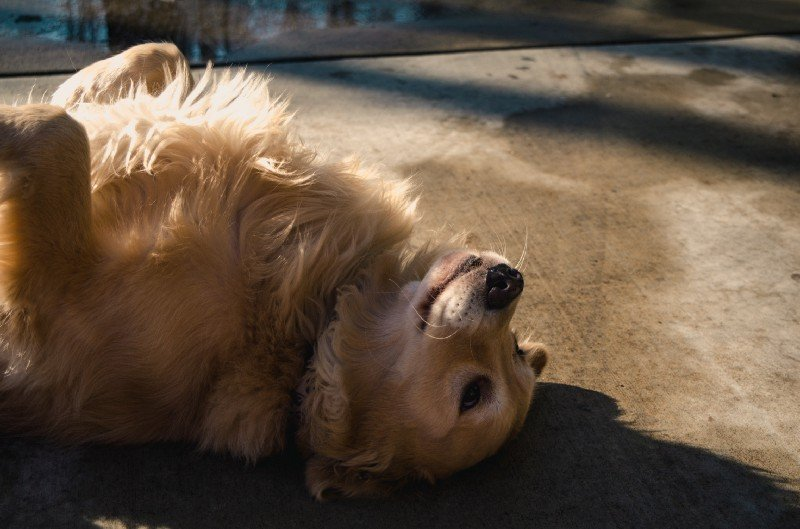
#> input picture images/dog.jpg, 800 x 529 px
$ python practice1_vasiliev_evgenii.py --input ../images/dog.jpg
#> lines starting #> are read from the running program, lines starting #| are printed output that depends on the picture
### src/imagefilter.py
import cv2

class ImageFilter():
    def __init__(self, gray = False, shape = None, crop = None):
        self.gray = gray
        if shape:
            self.shape = shape
        if crop:
            self.crop = crop

    def process_image(self, image):
        #
        # Put your code here, like example
        #
        #if self.shape:
        #    do something
        #
        if self.shape:
            image = cv2.resize(image, dsize = self.shape)

        #width = image.shape[0]
        #image[ : width // 2 , : , : ] = 0


        return image

### samples/practice1_vasiliev_evgenii.py
import sys
import cv2
import logging as log
import argparse

sys.path.append('../src')
from imagefilter import ImageFilter

def build_argparse():
    parser=argparse.ArgumentParser()
    parser.add_argument('-i', '--input', help = 'your input \
            parameter (image, video, etc)', type = str)
    #
    # Add your code here
    #

    return parser

def main():
    log.basicConfig(format="[ %(levelname)s ] %(message)s",
                             level=log.INFO, stream=sys.stdout)
    log.info("Hello image filtering")
    args = build_argparse().parse_args()

    imagePath = args.input

    log.info(imagePath)

    image_source = cv2.imread(imagePath)
#> image_source is the input picture: shape (529, 800, 3); mean B, G, R 66.6, 82.7, 99.4

    log.info(image_source.shape)
#| [ INFO ] (529, 800, 3)

    myfilter = ImageFilter(gray = True, shape = (100, 100))


    image_final = myfilter.process_image(image_source)
#> in process_image, `image = cv2.resize(image, dsize = self.shape)`:
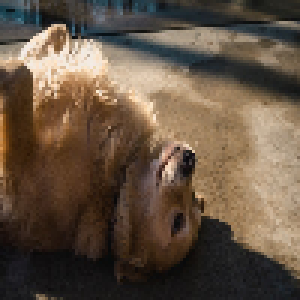
#> image: shape (100, 100, 3) (shown 3 times larger); mean of channels 0, 1, 2 66.5, 82.7, 99.4; drawn as B, G, R

    cv2.imshow("Original image", image_final)
    cv2.waitKey(0)
    cv2.destroyAllWindows()
    #
    # Add your code here
    #

    return

if __name__ == '__main__':
    sys.exit(main())
#> (the program exits here)
